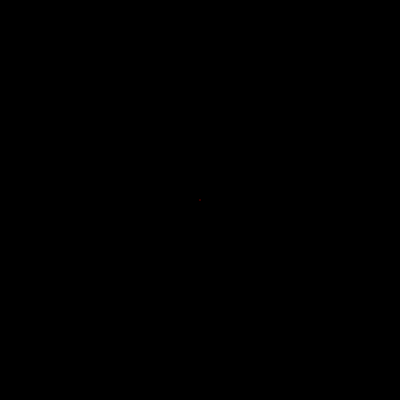
Frame 1 (no input)
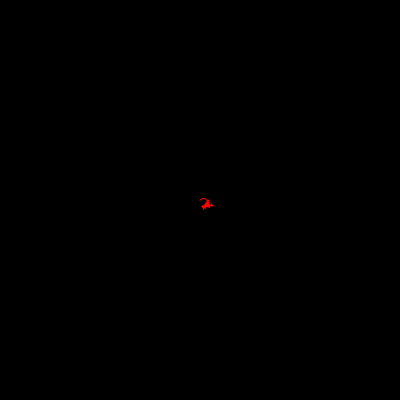
Frame 60 (no input)
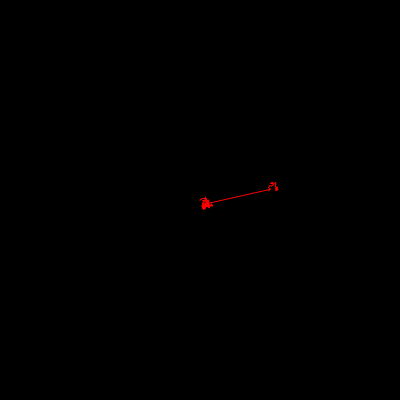
Frame 120 (the mouse pressed at the canvas centre since frame 60)

The p5.js sketch that drew these frames (run headless with seeded random() and noise() and a simulated clock; from frame 60 on, the mouse is pressed at the canvas centre):

// p5.js sketch
// ── sketch.js
let pos;
let prevPos;

function setup() {
  createCanvas(400, 400);
  background(0);
  pos = createVector(200,200);
  prevPos = pos.copy();
}

function draw() {
  if((pos.x < width && pos.x >0) || (pos.y < height && pos.y >0 )){
    stroke(255,0,0);  
    line(pos.x,pos.y,prevPos.x,prevPos.y);
    prevPos.set(pos);
  
    var step = p5.Vector.random2D();
  
  
    var prob = random(1);
  
    if (prob < 0.02){
      step.mult(random(25,100));      
    }else{
      step.setMag(2);
    }   
  
    pos = p5.Vector.add(pos, step);  
  }
  
}
